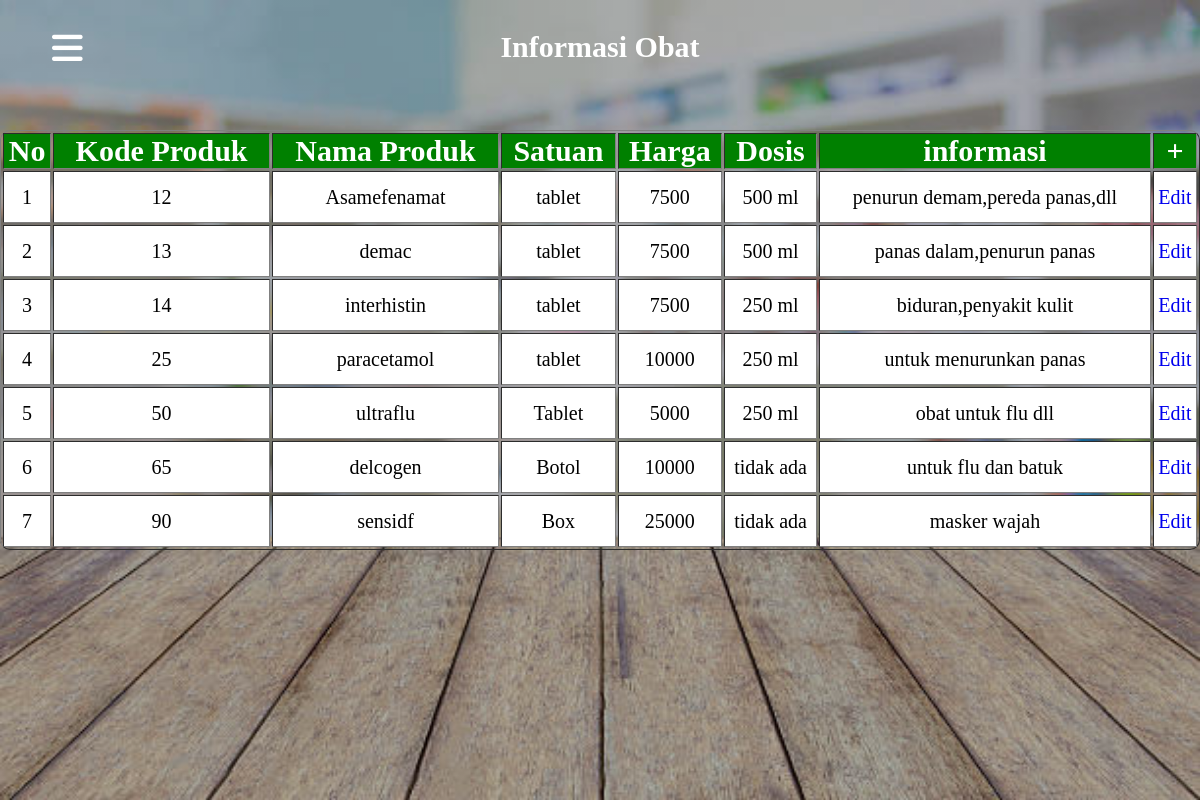
The app's page /informasi.php with its own data.
### tables this page shows
CREATE TABLE `data` (
  `kode_obat` int(11) NOT NULL,
  `nama_obat` varchar(255) NOT NULL,
  `satuan` varchar(255) NOT NULL,
  `harga` int(11) NOT NULL,
  `dosis` varchar(255) NOT NULL,
  `informasi` varchar(255) NOT NULL
);

### informasi.php (the view, shortened to what this page needs)
<!DOCTYPE html>
<html>
<head>
</head>
<link rel="stylesheet" href="style.css">
<body>
    <label for="check">
      <i class="fas fa-bars" id="btn"></i>
    </label>
<section>
	<h3>Informasi Obat</h3>
<br>
<br>
<table border="1" class="inf">
	<tr>
		<th>No</th>
		<th>Kode Produk</th>
		<th>Nama Produk</th>
		<th>Satuan</th>
		<th>Harga</th>
		<th>Dosis</th>
		<th>informasi</th>
		<th>+</th>
	</tr>
<?php
		include "konek.php";
		$query_mysql = mysqli_query($conn,"select * from data ") or die(mysql_error());
		$nomor = 1;
		while($data = mysqli_fetch_array($query_mysql)){
		?>
		<tr>
			<td><?php echo $nomor++; ?></td>
			<td><?php echo $data['kode_obat']; ?></td>
			<td><?php echo $data['nama_obat']; ?></td>
			<td><?php echo $data['satuan']; ?></td>
			<td><?php echo $data['harga']; ?></td>
			<td><?php echo $data['dosis']; ?></td>
			<td><?php echo $data['informasi']; ?></td>
			<td>
				<a class="edit" href="edit.php?id=<?php echo $data['kode_obat']; ?>">Edit</a>
			</td>
		</tr>
		<?php } ?>
</table>
</body>
</html>

### style.css (style rules this page uses)
* { padding: 0; margin: 0; list-style: none; text-decoration: none; }
body { font-family: chiller; }
label #btn,label #cancel { position: absolute; background: transparent; border-radius: 3px; cursor: pointer; }
label #btn { left: 40px; top: 25px; font-size: 35px; color: white; padding: 6px 12px; transition: all .5s; }
section { background-image: linear-gradient(rgba(0,0,0,0.3),rgba(0,0,0,0.3)),url(220.jpg); background-position: center; background-size: cover; height: 100vh; transition: all .5s; }
section h3 { font-size: 30px; padding-top: 30px; position: relative; font-family: chiller; color: white; text-align: center; }
section table tr th { font-size: 30px; margin: 10px; font-family: chiller; color: white; background-color: green; }
section table { position: relative; height: 60px; width: 100%; text-align: center; top: 30%; left: 50%; transform: translate(-50%,-50%); border-radius: 10px; border-width: 1px; }
section table tr td { font-size:20px; font-family: Century Gothic; color: #000; background-color: #ffffff; border-width: 1px; height: 50px; }

### records on screen
data: kode_obat "12", nama_obat "Asamefenamat", satuan "tablet", harga "7500", dosis "500 ml", informasi "penurun demam,pereda panas,dll"
data: kode_obat "13", nama_obat "demac", satuan "tablet", harga "7500", dosis "500 ml", informasi "panas dalam,penurun panas"
data: kode_obat "14", nama_obat "interhistin", satuan "tablet", harga "7500", dosis "250 ml", informasi "biduran,penyakit kulit"
data: kode_obat "25", nama_obat "paracetamol", satuan "tablet", harga "10000", dosis "250 ml", informasi "untuk menurunkan panas"
data: kode_obat "50", nama_obat "ultraflu", satuan "Tablet", harga "5000", dosis "250 ml", informasi "obat untuk flu dll"
data: kode_obat "65", nama_obat "delcogen", satuan "Botol", harga "10000", dosis "tidak ada", informasi "untuk flu dan batuk"
data: kode_obat "90", nama_obat "sensidf", satuan "Box", harga "25000", dosis "tidak ada", informasi "masker wajah"
